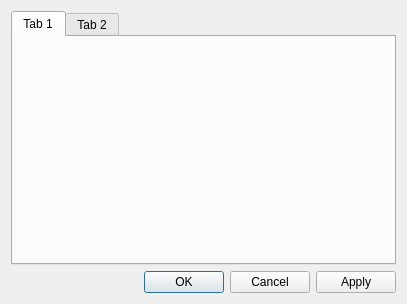
<?xml version="1.0" encoding="UTF-8"?>
<ui version="4.0">
 <class>Dialog</class>
 <widget class="QDialog" name="Dialog">
  <property name="windowModality">
   <enum>Qt::ApplicationModal</enum>
  </property>
  <property name="geometry">
   <rect>
    <x>0</x>
    <y>0</y>
    <width>407</width>
    <height>304</height>
   </rect>
  </property>
  <property name="windowTitle">
   <string>Preferences - Pfft</string>
  </property>
  <property name="windowIcon">
   <iconset resource="../resources.qrc">
    <normaloff>://images/22x22/pfft-logo.png</normaloff>://images/22x22/pfft-logo.png</iconset>
  </property>
  <layout class="QVBoxLayout" name="verticalLayout">
   <item>
    <widget class="QTabWidget" name="tabWidget">
     <widget class="QWidget" name="tab">
      <attribute name="title">
       <string>Tab 1</string>
      </attribute>
     </widget>
     <widget class="QWidget" name="tab_2">
      <attribute name="title">
       <string>Tab 2</string>
      </attribute>
     </widget>
    </widget>
   </item>
   <item>
    <widget class="QDialogButtonBox" name="buttonBox">
     <property name="orientation">
      <enum>Qt::Horizontal</enum>
     </property>
     <property name="standardButtons">
      <set>QDialogButtonBox::Apply|QDialogButtonBox::Cancel|QDialogButtonBox::Ok</set>
     </property>
    </widget>
   </item>
  </layout>
 </widget>
 <resources>
  <include location="../resources.qrc"/>
 </resources>
 <connections>
  <connection>
   <sender>buttonBox</sender>
   <signal>accepted()</signal>
   <receiver>Dialog</receiver>
   <slot>accept()</slot>
   <hints>
    <hint type="sourcelabel">
     <x>248</x>
     <y>254</y>
    </hint>
    <hint type="destinationlabel">
     <x>157</x>
     <y>274</y>
    </hint>
   </hints>
  </connection>
  <connection>
   <sender>buttonBox</sender>
   <signal>rejected()</signal>
   <receiver>Dialog</receiver>
   <slot>reject()</slot>
   <hints>
    <hint type="sourcelabel">
     <x>316</x>
     <y>260</y>
    </hint>
    <hint type="destinationlabel">
     <x>286</x>
     <y>274</y>
    </hint>
   </hints>
  </connection>
 </connections>
</ui>
